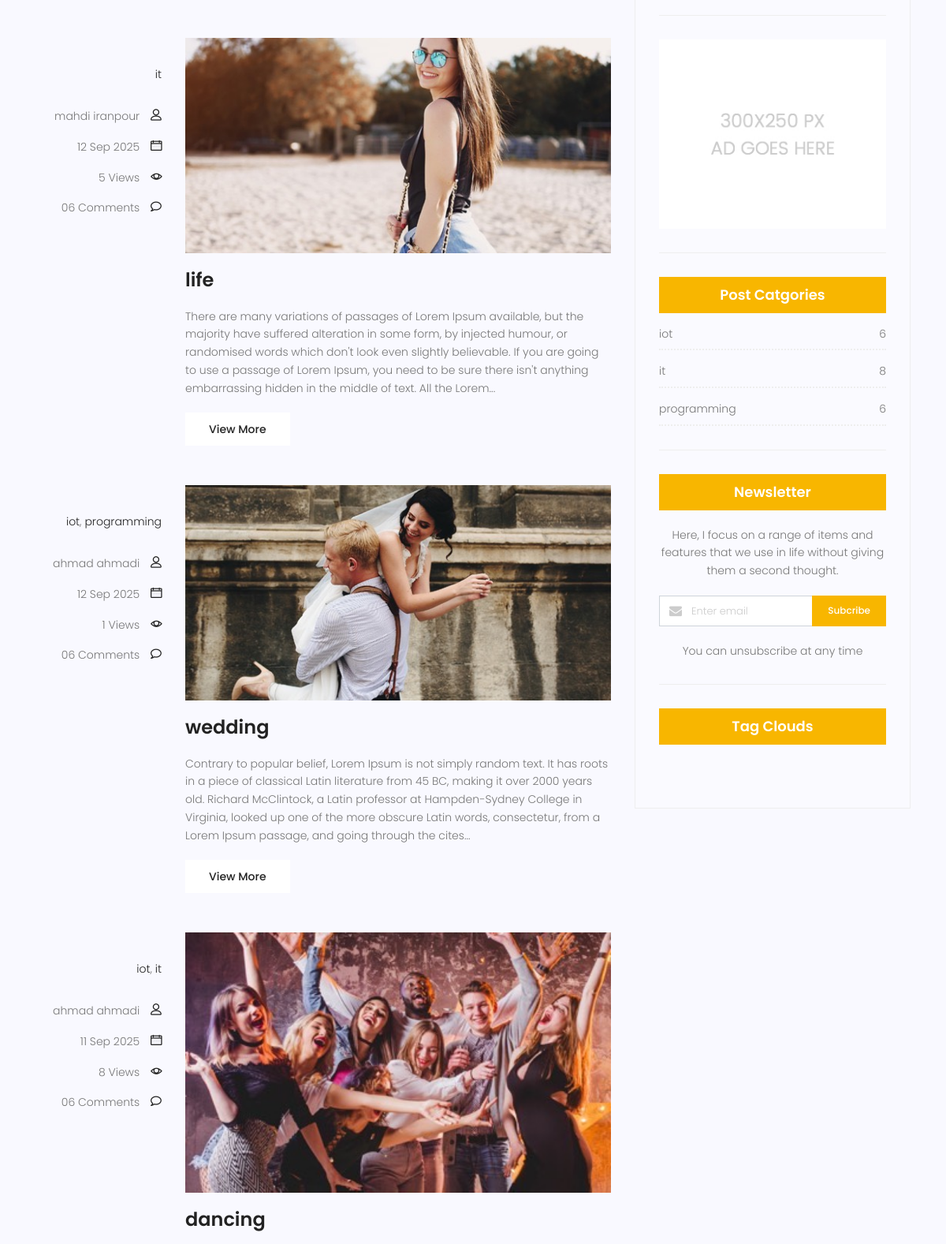
Page /blog/search/ (middle part) on the earlier database version.
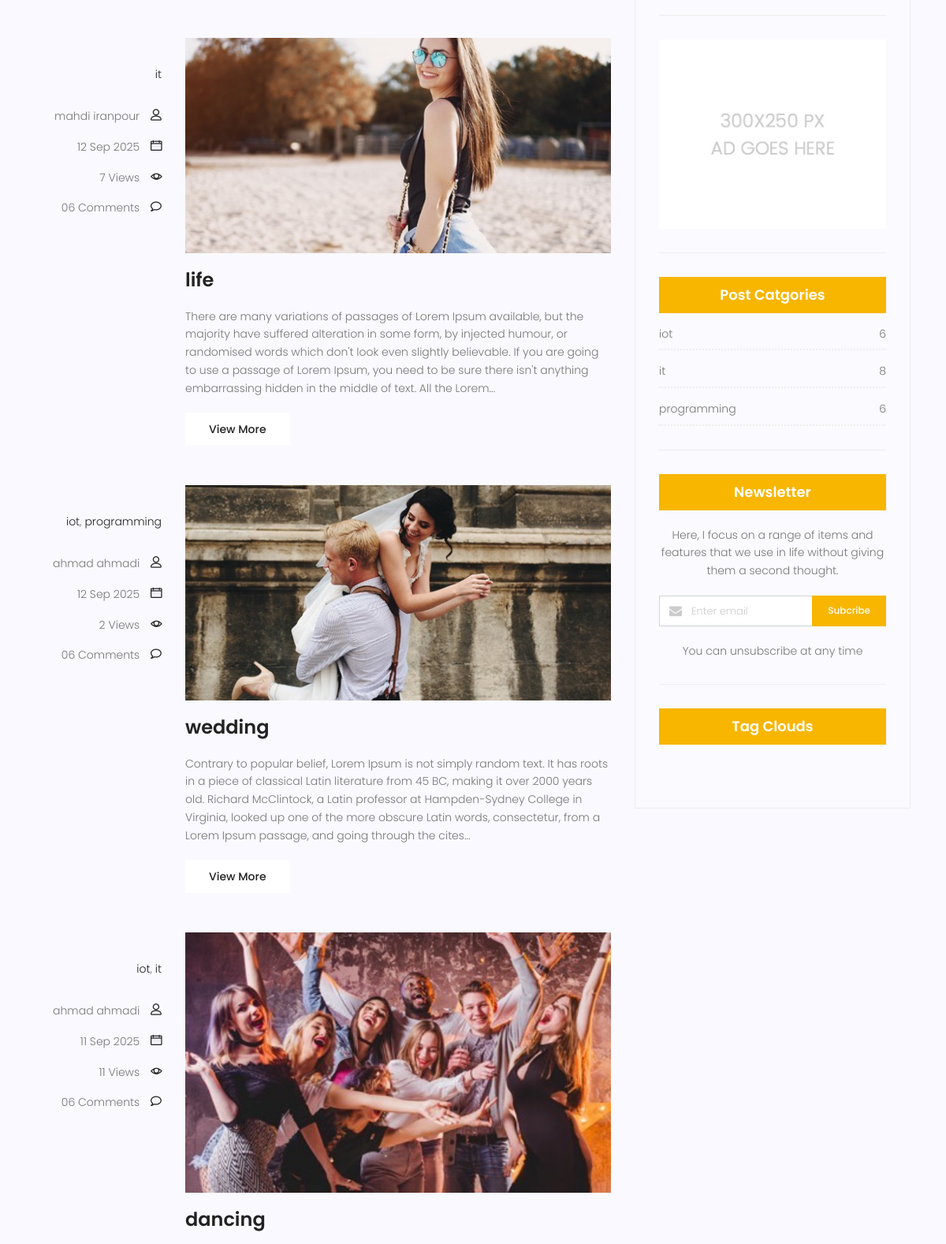
Same page on the later database version.
### blog/models.py (models this page shows, shortened)
class Category(models.Model):
        name = models.CharField(max_length=255)
        def __str__(self):
            return self.name

class Post(models.Model):
    image = models.ImageField(upload_to='blog/',default='blog/default.jpg')
    author = models.ForeignKey(User, on_delete=models.SET_NULL, null=True)
    title = models.CharField(max_length=255)
    content = models.TextField()
    tags = TaggableManager()
    category = models.ManyToManyField(Category)
    counted_views = models.IntegerField(default=0)
    status = models.BooleanField(default=False)
    published_date = models.DateTimeField(null=True)
    created_date = models.DateTimeField(auto_now_add=True)
    updated_date = models.DateTimeField(auto_now=True)
    class Meta:
        ordering = ['-created_date']

### blog/views.py (the view)
# urls.py: path('search/', blog_search, name='search'),
def blog_search(request):
    posts = Post.objects.filter(status=1)
    if request.method == 'GET':
        if s := request.GET.get('s'):
            posts = posts.filter(content__icontains=s)
    context = {
        'posts': posts
    }
    return render(request, 'blog/blog-home.html', context)

### blog/templatetags/blog_tags.py (called while the page is built)
@register.inclusion_tag('blog/blog-post-categories.html')
def postcategories():
    posts = Post.objects.filter(status=1)
    categories = Category.objects.all()
    cat_dict = {}
    for name in categories:
        cat_dict[name] = posts.filter(category=name).count()
    return {'categories': cat_dict}

### blog/templatetags/excerpt_tags.py (called while the page is built)
@register.filter(name='excerpt')
def excerpt(value, num_words=30):
    if not isinstance(value, str):
        value = str(value)
    words = value.split()
    if len(words) <= num_words:
        return value
    return " ".join(words[:num_words]) + "..."

### templates/blog/blog-home.html (shortened to what this page needs)
{% extends 'base.html' %} {% load static %} {% load blog_tags %} {% load excerpt_tags %} {% block content %}
<section class="post-content-area">
  <div class="container">
    <div class="row">
      <div class="col-lg-8 posts-list">
        {% for post in posts %}
        <div class="single-post row">
          <div class="col-lg-3 col-md-3 meta-details">
            <ul class="tags">
              {% for cat in post.category.all %}
              <li><a href="{% url 'blog:category' cat_name=cat.name %}">{{ cat.name }}</a>{%  if not forloop.last %}, {% endif %}</li>
              {% endfor %}
            </ul>
            <div class="user-details row">
              <p class="user-name col-lg-12 col-md-12 col-6">
                <a href="{% url 'blog:author' author_username=post.author.username %}">{{ post.author.get_full_name }}</a>
                <span class="lnr lnr-user"></span>
              </p>
              <p class="date col-lg-12 col-md-12 col-6">
                <a href="#">{{ post.published_date | date:"d M Y" }}</a>
                <span class="lnr lnr-calendar-full"></span>
              </p>
              <p class="view col-lg-12 col-md-12 col-6">
                <a href="#">{{ post.counted_views}} Views</a> <span class="lnr lnr-eye"></span>
              </p>
              <p class="comments col-lg-12 col-md-12 col-6">
                <a href="#">06 Comments</a>
                <span class="lnr lnr-bubble"></span>
              </p>
            </div>
          </div>
          <div class="col-lg-9 col-md-9">
            <div class="feature-img">
              <img
                class="img-fluid"
                src="{{ post.image.url }}"
                alt=""
              />
            </div>
            <a class="posts-title" href="{% url 'blog:single' pid=post.id %}"
              ><h3>{{ post.title }}</h3></a
            >
            <p class="excert">
             {{ post.content|excerpt:60 }}
            </p>
            <a href="{% url 'blog:single' pid=post.id %}" class="primary-btn">View More</a>
          </div>
        </div>
        {% endfor %}
      </div>
      <div class="col-lg-4 sidebar-widgets">
        <div class="widget-wrap">
          {% include 'blog/blog-writer.html' %}
          {% include 'blog/blog-ads.html' %}
          {% postcategories %}
          {% include 'blog/blog-newsletter.html' %}
          {% include 'blog/blog-tags.html' %}
        </div>
      </div>
    </div>
  </div>
</section>
{% endblock %}

### templates/base.html (shortened to what this page needs)
{% load static %}
<!DOCTYPE html>
<html lang="zxx" class="no-js">
  <head>
    <link rel="stylesheet" href="{% static 'css/linearicons.css' %}" />
    <link rel="stylesheet" href="{% static 'css/font-awesome.min.css' %}" />
    <link rel="stylesheet" href="{% static 'css/bootstrap.css' %}" />
    <link rel="stylesheet" href="{% static 'css/magnific-popup.css' %}" />
    <link rel="stylesheet" href="{% static 'css/jquery-ui.css' %}" />
    <link rel="stylesheet" href="{% static 'css/nice-select.css' %}" />
    <link rel="stylesheet" href="{% static 'css/animate.min.css' %}" />
    <link rel="stylesheet" href="{% static 'css/owl.carousel.css' %}" />
    <link rel="stylesheet" href="{% static 'css/main.css' %}" />
  </head>
  <body>
    {% block content %}
    {% endblock %}
  </body>
</html>

### templates/blog/blog-search.html (shortened to what this page needs)
{% load static %}

### templates/blog/blog-writer.html (shortened to what this page needs)
{% load static %}
<div class="single-sidebar-widget user-info-widget">
          </div>

### templates/blog/blog-ads.html
{% load static %}
<div class="single-sidebar-widget ads-widget">
            <a href="#"
              ><img
                class="img-fluid"
                src="{% static 'img/blog/ads-banner.jpg' %}"
                alt=""
            /></a>
          </div>

### templates/blog/blog-post-categories.html
{% load static %}
<div class="single-sidebar-widget post-category-widget">
            <h4 class="category-title">Post Catgories</h4>
            <ul class="cat-list">
              {% for name,count in categories.items %}
              <li>
                <a href="{% url 'blog:category' cat_name=name %}" class="d-flex justify-content-between">
                  <p>{{name}}</p>
                  <p>{{count}}</p>
                </a>
              </li>
              {% endfor %}
            </ul>
          </div>

### templates/blog/blog-newsletter.html
{% load static %}
          <div class="single-sidebar-widget newsletter-widget">
            <h4 class="newsletter-title">Newsletter</h4>
            <p>
              Here, I focus on a range of items and features that we use in life
              without giving them a second thought.
            </p>
            <div class="form-group d-flex flex-row">
              <div class="col-autos">
                <div class="input-group">
                  <div class="input-group-prepend">
                    <div class="input-group-text">
                      <i class="fa fa-envelope" aria-hidden="true"></i>
                    </div>
                  </div>
                  <input
                    type="text"
                    class="form-control"
                    id="inlineFormInputGroup"
                    placeholder="Enter email"
                    onfocus="this.placeholder = ''"
                    onblur="this.placeholder = 'Enter email'"
                  />
                </div>
              </div>
              <a href="#" class="bbtns">Subcribe</a>
            </div>
            <p class="text-bottom">You can unsubscribe at any time</p>
          </div>

### templates/blog/blog-tags.html (shortened to what this page needs)
{% load static %}
<div class="single-sidebar-widget tag-cloud-widget">
            <h4 class="tagcloud-title">Tag Clouds</h4>
          </div>

Differences in the rows shown:
changed Post "life": counted_views "5" → "7"
changed Post "wedding": counted_views "1" → "2"
changed Post "dancing": counted_views "8" → "11"
